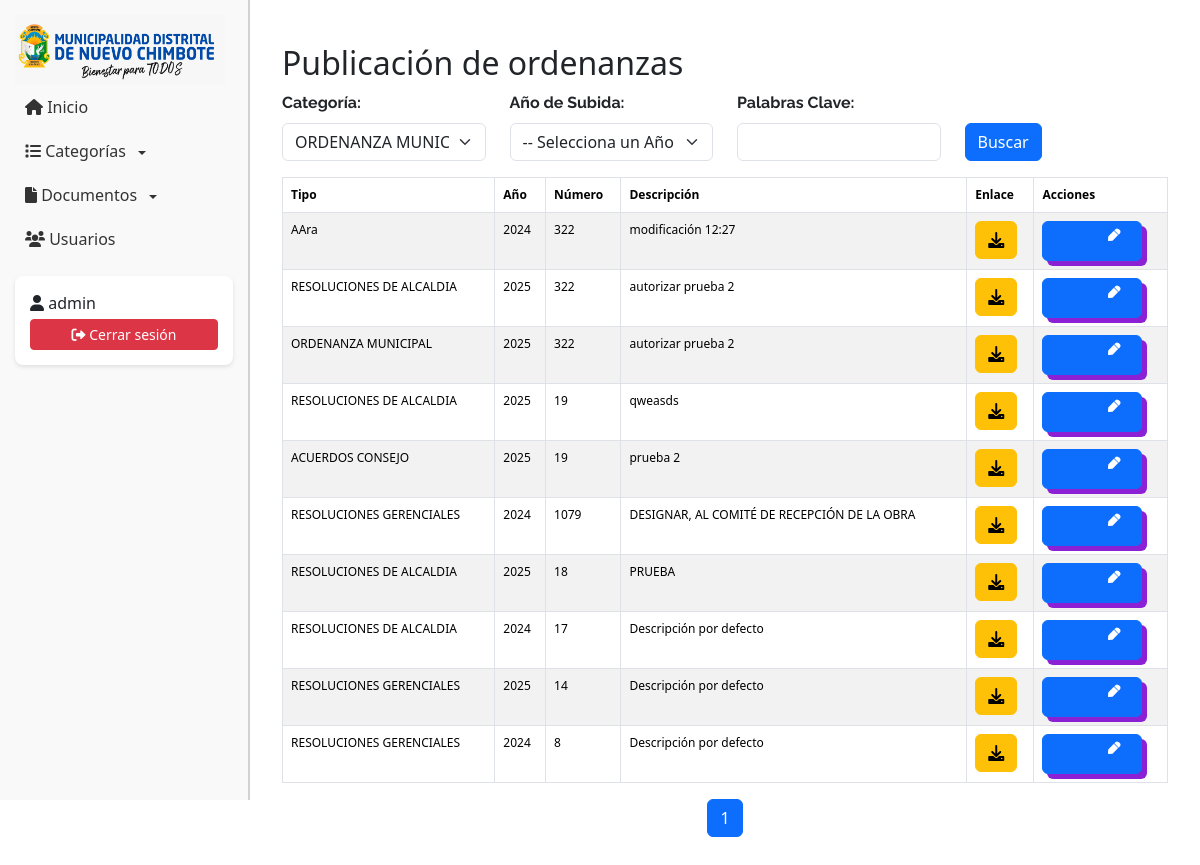
The page /admin/VerDocumentos.php (signed in) on the database its author committed.
### tables this page shows
CREATE TABLE `documentos` (
  `id` int(10) UNSIGNED NOT NULL,
  `tipo` char(2) NOT NULL,
  `anno` char(4) NOT NULL,
  `numero` int(10) UNSIGNED NOT NULL,
  `fecha` date NOT NULL,
  `descripcion` varchar(255) NOT NULL
);

### admin/VerDocumentos.php (the view, shortened to what this page needs)
<?php
require_once '../connection/db.php';
$sql = "SELECT prefijo, nombre FROM tipos";
$stmt = $pdo->query($sql);
$tipos = $stmt->fetchAll(PDO::FETCH_ASSOC);
$searchTipo = $_GET['tipo'] ?? '';
$searchAnno = $_GET['anno'] ?? '';
$searchKeyword = $_GET['keyword'] ?? '';
$page = $_GET['page'] ?? 1;
$limit = 10;
$offset = ($page - 1) * $limit;
$sql = "
    SELECT d.id, t.nombre AS tipos, d.anno, d.numero,
           d.descripcion AS descripcion_actual,
           m.link AS link
    FROM documentos d
    INNER JOIN tipos t ON d.tipo = t.prefijo
    LEFT JOIN (
        SELECT m1.documento_id, m1.descripcion, m1.link
        FROM mantenimiento m1
        INNER JOIN (
            SELECT documento_id, MAX(id) AS max_id
            FROM mantenimiento
            GROUP BY documento_id
        ) m2 ON m1.documento_id = m2.documento_id AND m1.id = m2.max_id
    ) m ON d.id = m.documento_id
    WHERE (:tipo = '' OR d.tipo = :tipo)
    AND (:anno = '' OR d.anno = :anno)
    AND (:keyword = '' OR d.descripcion LIKE :keyword)
    ORDER BY d.id DESC
    LIMIT :limit OFFSET :offset";
$stmt = $pdo->prepare($sql);
$stmt->bindValue(':tipo', $searchTipo);
$stmt->bindValue(':anno', $searchAnno);
$stmt->bindValue(':keyword', '%' . $searchKeyword . '%');
$stmt->bindValue(':limit', $limit, PDO::PARAM_INT);
$stmt->bindValue(':offset', $offset, PDO::PARAM_INT);
$stmt->execute();
$documentos = $stmt->fetchAll(PDO::FETCH_ASSOC);
?>
<!DOCTYPE html>
<html lang="es">
<head>
    <link rel="stylesheet" href="https://cdnjs.cloudflare.com/ajax/libs/font-awesome/6.0.0-beta3/css/all.min.css">
    <link rel="stylesheet" href="../public/css/ver_documentos.css">
    <link href="https://cdn.jsdelivr.net/npm/bootstrap@5.3.3/dist/css/bootstrap.min.css" rel="stylesheet"
>
</head>
<body>
    <?php include_once '../templates/navbarAdmin.php'; ?>
    <div class="content">
        <div class="container">
            <div class="row mt-4">
                <div class="col-lg-12 text-left">
                    <h2>Publicación de ordenanzas</h2>
                    <form method="GET" action="VerDocumentos.php" class="mb-3">
                        <div class="row">
                            <div class="col-md-3">
                                <label for="tipo" class="form-label raleway-font"><b>Categoría:</b></label>
                                <select name="tipo" id="tipo" class="form-select">
                                    <?php foreach ($tipos as $row): ?>
                                        <option value="<?= htmlspecialchars($row['prefijo']) ?>"
                                            <?= ($searchTipo == $row['prefijo'] || $row['prefijo'] == 'OM') ? 'selected' : '' ?>>
                                            <?= htmlspecialchars($row['nombre']) ?>
                                        </option>
                                    <?php endforeach; ?>
                                </select>
                            </div>
                            <div class="col-md-3">
                                <label for="anio" class="form-label raleway-font"><b>Año de Subida:</b></label>
                                <select name="anno" id="anio" class="form-select">
                                    <option value="" selected>-- Selecciona un Año --</option>
                                </select>
                            </div>
                            <div class="col-md-3">
                                <label for="keyword" class="form-label raleway-font"><b>Palabras Clave:</b></label>
                                <input type="text" name="keyword" id="keyword" class="form-control"
                                    value="<?= htmlspecialchars($searchKeyword) ?>">
                            </div>
                            <div class="col-md-3 d-flex align-items-end">
                                <button type="submit" class="btn btn-primary">Buscar</button>
                            </div>
                        </div>
                    </form>
                    <div class="row">
                        <div class="col-lg-12 text-left">
                            <table class="table table-striped table-bordered" style="font-size:12px;">
                                <thead>
                                    <tr>
                                        <th>Tipo</th>
                                        <th>Año</th>
                                        <th>Número</th>
                                        <th>Descripción</th>
                                        <th>Enlace</th>
                                        <th>Acciones</th>
                                    </tr>
                                </thead>
                                <tbody id="documentosTableBody">
                                    <?php foreach ($documentos as $documento): ?>
                                        <tr>
                                            <td><?= htmlspecialchars($documento['tipos']) ?></td>
                                            <td><?= htmlspecialchars($documento['anno']) ?></td>
                                            <td><?= htmlspecialchars($documento['numero']) ?></td>
                                            <td><?= htmlspecialchars($documento['descripcion_actual']) ?></td>
                                            <td>
                                                <a href="/PORTALTRANSPARENCIAMUNI/public/<?= htmlspecialchars($documento['link']) ?>"
                                                    target="_blank" class="btn btn-warning btn-xs">
                                                    <i class="fa-solid fa-download"></i>
                                                </a>
                                            </td>
                                            <td>
                                                <a href="editar_documento.php?id=<?= $documento['id'] ?>"
                                                    class="btn btn-primary btn-xs Btn">
                                                </a>
                                            </td>
                                        </tr>
                                    <?php endforeach; ?>
                                </tbody>
                            </table>
                            <div class="d-flex justify-content-center">
                                <nav aria-label="Page navigation">
                                    <ul class="pagination">
                                        <?php for ($i = 1; $i <= $page; $i++): ?>
                                            <li class="page-item <?= $i == $page ? 'active' : '' ?>">
                                                <a class="page-link"
                                                    href="?page=<?= $i ?>&order_by=<?= $orderBy ?>&order_dir=<?= $orderDir ?>&tipo=<?= $searchTipo ?>&anno=<?= $searchAnno ?>&keyword=<?= $searchKeyword ?>"><?= $i ?></a>
                                            </li>
                                        <?php endfor; ?>
                                    </ul>
                                </nav>
                            </div>
                        </div>
                    </div>
                </div>
            </div>
        </div>
    </div>
</body>
</html>

### public/css/ver_documentos.css (style rules this page uses)
.content { margin-left: 250px; padding: 20px; margin-top: 0 !important; }
.raleway-font { font-family: 'Raleway', sans-serif; }
.Btn { position: relative; display: flex; align-items: center; justify-content: flex-start; width: 100px; height: 40px; border: none; padding: 0px 20px; background-color: rgb(168, 38, 255); color: white; font-weight: 500; cursor: pointer; border-radius: 10px; box-shadow: 5px 5px 0px rgb(140, 32, 212); transition-duration: .3s; }
.svg { width: 13px; position: absolute; right: 0; margin-right: 20px; fill: white; transition-duration: .3s; }

### templates/navbarAdmin.php (style rules this page uses)
.content { margin-left: 250px; padding: 20px; margin-top: 0; }
body { margin: 0; padding-top: 0 !important; }

### rows shown on the page
documentos: tipos "AAra", anno "2024", numero "322", descripcion "modificación 12:27"
documentos: tipos "RESOLUCIONES DE ALCALDIA", anno "2025", numero "322", descripcion "autorizar prueba 2"
documentos: tipos "ORDENANZA MUNICIPAL", anno "2025", numero "322", descripcion "autorizar prueba 2"
documentos: tipos "RESOLUCIONES DE ALCALDIA", anno "2025", numero "19", descripcion "qweasds"
documentos: tipos "ACUERDOS CONSEJO", anno "2025", numero "19", descripcion "prueba 2"
documentos: tipos "RESOLUCIONES GERENCIALES", anno "2024", numero "1079", descripcion "DESIGNAR, AL COMITÉ DE RECEPCIÓN DE LA OBRA"
documentos: tipos "RESOLUCIONES DE ALCALDIA", anno "2025", numero "18", descripcion "PRUEBA"
documentos: tipos "RESOLUCIONES DE ALCALDIA", anno "2024", numero "17", descripcion "Descripción por defecto"
documentos: tipos "RESOLUCIONES GERENCIALES", anno "2025", numero "14", descripcion "Descripción por defecto"
documentos: tipos "RESOLUCIONES GERENCIALES", anno "2024", numero "8", descripcion "Descripción por defecto"

### other values the page prints
$_SESSION['username'] "admin"
form field tipo "ORDENANZA MUNICIPAL"
